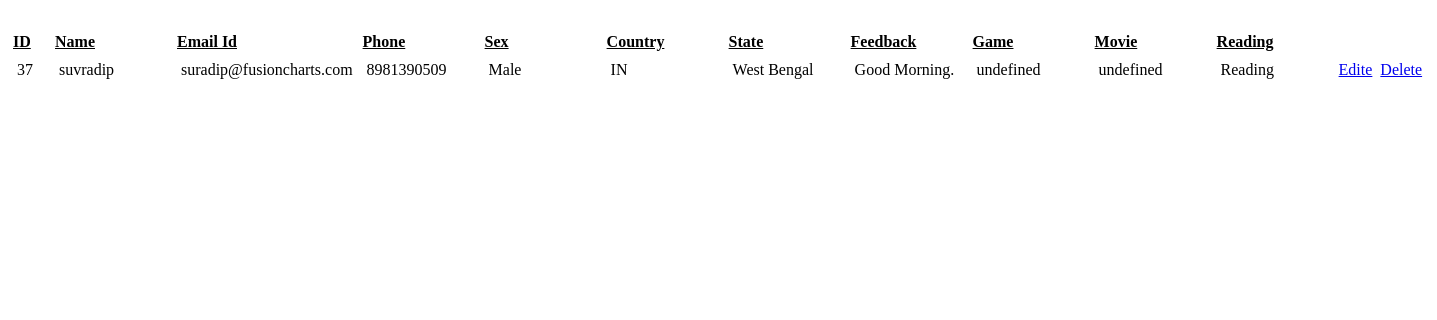
The page /showdata.php on the database its author committed.
### tables this page shows
CREATE TABLE IF NOT EXISTS `subscriber_details` (
  `ID` int(11) NOT NULL AUTO_INCREMENT,
  `SUBSCRIBER_NAME` varchar(100) NOT NULL,
  `SUBSCRIBER_MAIL_ID` varchar(100) NOT NULL,
  `SUBSCRIBER_PHONE` bigint(11) NOT NULL,
  `SUBSCRIBER_SEX` varchar(6) NOT NULL,
  `SUBSCRIBER_COUNTRY` varchar(30) NOT NULL,
  `SUBSCRIBER_STATE` varchar(30) NOT NULL,
  `SUBSCRIBER_FEEDBACK` text NOT NULL,
  `INTEREST_GAME` varchar(10) NOT NULL,
  `INTEREST_MOVIE` varchar(10) NOT NULL,
  `INTEREST_READING` varchar(10) NOT NULL,
  PRIMARY KEY (`ID`)
);

### php_files/db_files/dboperation.php (called while the page is built, shortened)
<?php
function selectSubsciberDetails()
{
	$conn = myConnection();
	$sql = "SELECT * FROM subscriber_details";
	$result = $conn->query($sql);
	return $result;
}
?>

### showdata.php (the view, shortened to what this page needs)
<html>
<head>
<link rel="stylesheet" type="text/css" href="css/show_Data_Css_File.css">
</head>
<body>
<?php
require "php_files/db_files/dboperation.php";
$result=selectSubsciberDetails();
if ($result->num_rows > 0)
	 {
	    echo "<table border=0  cellpadding=3>";
	    echo "<tr>";
	    	echo "<th align=left>";
	    	echo "ID";
	    	echo "</th>";
	    	echo "<th align=left>";
	    	echo "Name";
	    	echo "</th>";
	    	echo "<th align=left>";
	    	echo "Email Id";
	    	echo "</th>";
	    	echo "<th align=left>";
	    	echo "Phone";
	    	echo "</th>";
	    	echo "<th align=left>";
	    	echo "Sex";
	    	echo "</th>";
	    	echo "<th align=left>";
	    	echo "Country";
	    	echo "</th>";
	    	echo "<th align=left>";
	    	echo "State";
	    	echo "</th>";
	    	echo "<th align=left>";
	    	echo "Feedback";
	    	echo "</th>";
	    	echo "<th align=left>";
	    	echo "Game";
	    	echo "</th>";
	    	echo "<th align=left>";
	    	echo "Movie";
	    	echo "</th>";
	    	echo "<th align=left>";
	    	echo "Reading";
	    	echo "</th>";
	    echo "</tr>";
	    while($row = $result->fetch_assoc())
	     {
	        echo "<tr id=".$row["ID"].">";
	        	echo "<td align=left>";
		        echo "<span class=\"id_style\" id=id".$row["ID"]." >".$row["ID"]."</span>";
		        echo "</td>";
		        echo "<td align=left>";
		        echo "<span id=name".$row["ID"]." >".$row["SUBSCRIBER_NAME"]."</span>";
		        echo "</td>";
		        echo "<td align=left>";
		        echo "<span id=email".$row["ID"]." >".$row["SUBSCRIBER_MAIL_ID"]."</span>";
		        echo "</td>";
		        echo "<td align=left>";
		        echo "<span id=phone".$row["ID"]." >".$row["SUBSCRIBER_PHONE"]."</span>";
		        echo "</td>";
		        echo "<td align=left>";
		        echo "<span id=sex".$row["ID"]." >".$row["SUBSCRIBER_SEX"]."</span>";
		        echo "</td>";
		        echo "<td align=left>";
		        echo "<span id=country".$row["ID"]." >".$row["SUBSCRIBER_COUNTRY"]."</span>";
		        echo "</td>";
		        echo "<td align=left>";
		        echo "<span id=state".$row["ID"]." >".$row["SUBSCRIBER_STATE"]."</span>";
		        echo "</td>";
		        echo "<td align=left>";
		        echo "<span id=feedback".$row["ID"]." >".$row["SUBSCRIBER_FEEDBACK"]."</span>";
		        echo "</td>";
		        echo "<td align=left>";
		        echo "<span id=interest_game".$row["ID"]." >".$row["INTEREST_GAME"]."</span>";
		        echo "</td>";
		         echo "<td align=left>";
		        echo "<span id=interest_movie".$row["ID"]." >".$row["INTEREST_MOVIE"]."</span>";
		        echo "</td>";
		         echo "<td align=left>";
		        echo "<span id=interest_reading".$row["ID"]." >".$row["INTEREST_READING"]."</span>";
		        echo "</td>";
		        echo "<td align=left>";
		        echo "<a id=editeButton".$row["ID"]."  href=\"javascript:function_Edite(".$row["ID"].")\">Edite</a>";
		        echo "</td>";
		        echo "<td align=left>";
		        echo "<a id=deleteButton".$row["ID"]."  href=\"javascript:function_Delete(".$row["ID"].")\">Delete</a>";
		        echo "</td>";
	        echo "</tr>";
	    }
	    	 echo "</table>";
	}
	else
	{
	    echo "0 results";
	}
?>
</body>
</html>

### css/show_Data_Css_File.css (style rules this page uses)
span { display:inline-table; width: 7em; padding-left: 2px; outline: none; }
th { text-decoration: underline; }
.id_style { width:2em; }

### rows shown on the page
subscriber_details: ID "37", SUBSCRIBER_NAME "suvradip", SUBSCRIBER_MAIL_ID "suradip@fusioncharts.com", SUBSCRIBER_PHONE "8981390509", SUBSCRIBER_SEX "Male", SUBSCRIBER_COUNTRY "IN", SUBSCRIBER_STATE "West Bengal", SUBSCRIBER_FEEDBACK "Good Morning.", INTEREST_GAME "undefined", INTEREST_MOVIE "undefined", INTEREST_READING "Reading"
